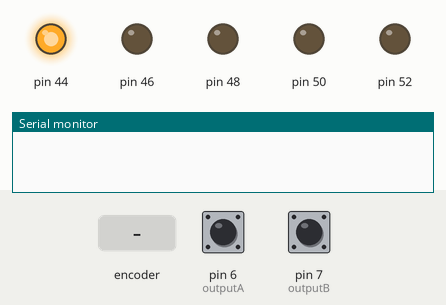
Simulated run of this sketch. Board: Arduino Mega 2560, built with avr-gcc and run on an emulated ATmega2560. Shown: output pins drawn as LEDs (lit = HIGH), the last lines printed to the serial monitor. The inputs (shaded band) are chosen by the test bench; at power-on: pin 6 (outputA) HIGH, pin 7 (outputB) HIGH.

Above: at 1.2 s.
1.3 s: rotary encoder on pin 6 (outputA) / pin 7 (outputB) turned 1 step (first pin leading)
At 2.6 s:
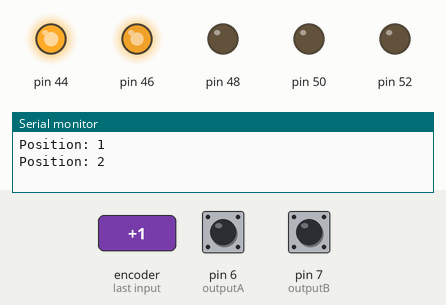
3.0 s: rotary encoder on pin 6 (outputA) / pin 7 (outputB) turned 1 step (first pin leading)
At 3.6 s:
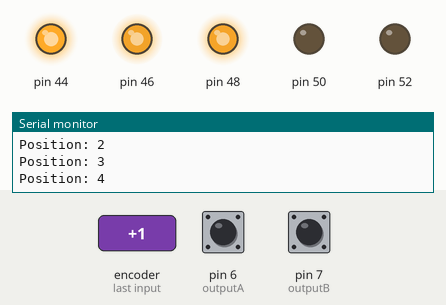
4.7 s: rotary encoder on pin 6 (outputA) / pin 7 (outputB) turned 1 step (first pin leading)
At 5.3 s:
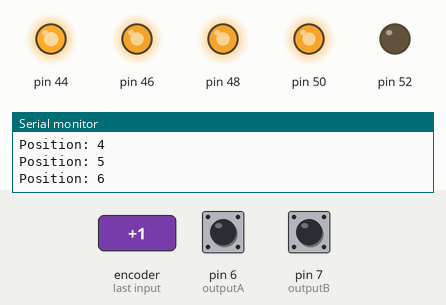
6.4 s: rotary encoder on pin 6 (outputA) / pin 7 (outputB) turned 1 step (first pin leading)
At 7.4 s:
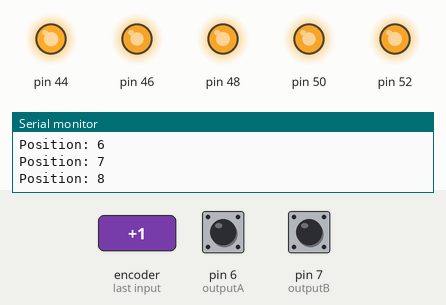
Timing chart, 0 to 9.1 s (numbered marks = the images above; inputs shaded):
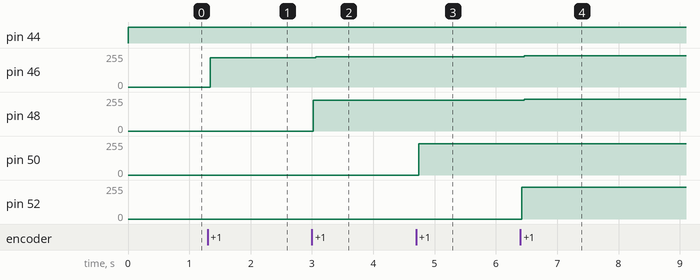

The sketch:

encoder_ledStrip.ino
```cpp
#define outputA 6
 #define outputB 7
 int diff = 0;
 int aState;
 int aLastState;

void setup() {
  // put your setup code here, to run once:
  for (int i = 44; i <= 52; i += 2) {
    pinMode(i, OUTPUT);
  }

  Serial.begin(115200);
// Reads the initial state of the outputA
   aLastState = digitalRead(outputA);
   pinMode (outputA,INPUT_PULLUP);
   pinMode (outputB,INPUT_PULLUP);


}

void loop() {
   aState = digitalRead(outputA); // Reads the "current" state of the outputA
   // If the previous and the current state of the outputA are different, that means a Pulse has occured
   if (aState != aLastState){
     // If the outputB state is different to the outputA state, that means the encoder is rotating clockwise
     if (digitalRead(outputB) != aState) {
       diff ++;
     } else {
       diff --;
     }
     if (diff >= 8) {
      diff = 8;
     } else if (diff <= 0) {
      diff = 0;
     }
     Serial.print("Position: ");
     Serial.println(diff);
   }
   aLastState = aState; // Updates the previous state of the outputA with the current state

   for (int i = 44; i <= 52; i += 2) {
    if (diff == (i - 44) || diff == (i - 45)) {
      for (int j = 44; j <= i; j += 2) {
        digitalWrite(j, HIGH);
        digitalWrite(j+2, LOW);
      }
    }
   }

}
```

Measured:
- after the input at 1.3 s, pin 46: 0/255 → 221/255 at once
- after the input at 3.0 s, pin 46: 221/255 → 227/255 after 0.06 s; pin 48: 0/255 → 232/255 at once
- after the input at 4.7 s, pin 50: 0/255 → 235/255 at once
- after the input at 6.4 s, pin 46: 227/255 → 234/255 after 0.06 s; pin 48: 232/255 → 238/255 after 0.06 s; pin 52: 0/255 → 238/255 at once
